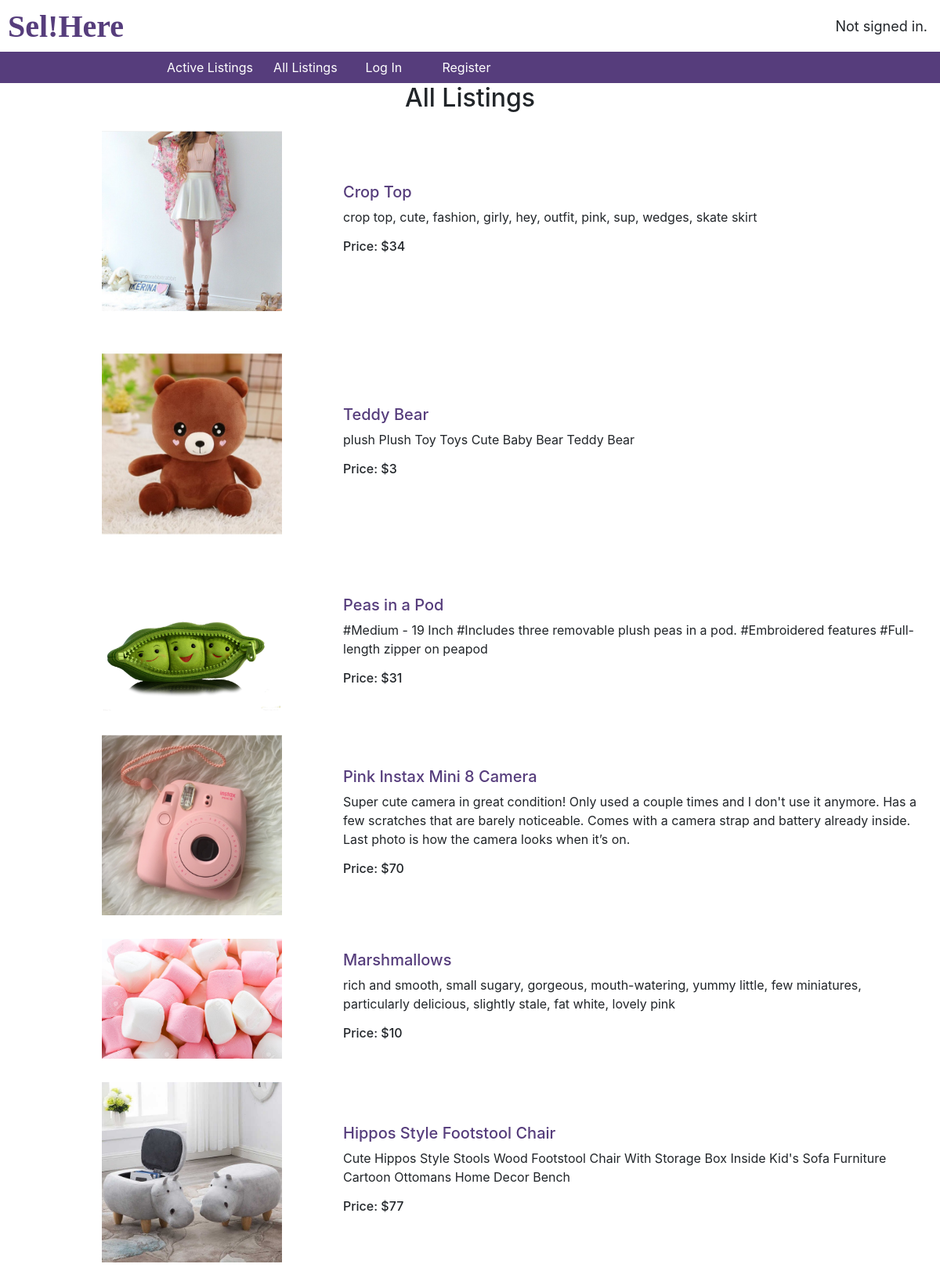
/all_listings, run on the app's committed database.
### auctions/models.py (models this page shows, shortened)
class listing(models.Model):
    owner=models.CharField(max_length=64,default="")
    title=models.CharField(max_length=50)
    desc=models.TextField()
    active=models.BooleanField(default="True")
    winner=models.CharField(max_length=64,default="", null=True,blank=True)
    initial_amt=models.IntegerField()
    image=models.ImageField(upload_to='product',null=True,blank=True)
    category=models.CharField(max_length = 20, choices =CHOICES)
    published_date = models.DateTimeField(default=timezone.now)

### auctions/views.py (the view)
# urls.py: path("all_listings",views.all_listings,name="all_listings"),
def all_listings(request):
    product=listing.objects.all().order_by('-published_date')
    return  render(request,'auctions/all_listings.html',{'product':product})

### auctions/templates/auctions/all_listings.html
{% extends "auctions/layout.html" %}
{% block body %}
    <h2 style="text-align:center">All Listings</h2>
    <table>
        {% for all in product %}
        <tr>
            <td id="img-col">
                {% if all.image %}
                    <a href="{% url 'details' all.id %}"><img src="{{ all.image.url }}"></a>
                {% endif %}
            </td>
            <td id="right-col">
                <a href="{% url 'details' all.id %}"><h5>{{ all.title }}</h5></a>
                <p>{{ all.desc }}</p>
                <h6>Price: ${{ all.initial_amt }}</h6>
            </td>
        </tr>
        {% endfor %}
    </table>
{% endblock %}

### auctions/templates/auctions/layout.html (shortened to what this page needs)
{% load static %}
<!DOCTYPE html>
<html lang="en">
    <head>
        <link rel="stylesheet" href="https://stackpath.bootstrapcdn.com/bootstrap/4.4.1/css/bootstrap.min.css">
        <link href="{% static 'auctions/styles.css' %}" rel="stylesheet">
    </head>
    <body>
        <h1 style="font-family:tahoma; font-weight:bold;color:#563d7c">Sel!Here</h1>
        <div id="user-name">
            {% if user.is_authenticated %}
                Signed in as <strong>{{ user.username }}</strong>.
            {% else %}
                Not signed in.
            {% endif %}
        </div>
        <ul class="nav">
            <li class="nav-item" >
                <a class="nav-link" href="{% url 'index' %}" style="transform: translate(140%, 0%);" >Active Listings</a>
            </li>
            <li class="nav-item">
                <a class="nav-link" href="{% url 'all_listings' %}" style="transform: translate(170%, 0%);">All Listings</a>
            </li>
            {% if user.is_authenticated %}
                <li class="nav-item">
                    <a class="nav-link" href="{% url 'create_listings' %}" style="transform: translate(130%, 0%);">Create Listings</a>
                </li>
                <li class="nav-item">
                    <a class="nav-link" href="{% url 'watchlist' %}" style="transform: translate(180%, 0%);">Watchlist</a>
                </li>
                <li class="nav-item">
                    <a class="nav-link" href="{% url 'categories' %}" style="transform: translate(160%, 0%);">Categories</a>
                </li>
                <li class="nav-item">
                    <a class="nav-link" href="{% url 'logout' %}" style="transform: translate(190%, 0%);">Log Out</a>
                </li>
            {% else %}
                <li class="nav-item">
                    <a class="nav-link" href="{% url 'login' %}" style="transform: translate(250%, 1%);">Log In</a>
                </li>
                <li class="nav-item">
                    <a class="nav-link" href="{% url 'register' %}" style="transform: translate(230%, 1%);">Register</a>
                </li>
            {% endif %}
        </ul>
        {% block body %}
        {% endblock %}
    </body>
</html>

### static/auctions/styles.css (style rules this page uses)
body { padding: 10px; }
img { max-width:60%; height:auto; margin-left:15%; }
#img-col { float: center; padding: 15px; text-align: center; }
#right-col { width: 65%; float: center; padding: 15px; }
a { color:#563d7c; }
.nav { background-color: #563d7c; margin-left: -1%; margin-right: -1%; position: relative; }
.nav-link { color:white; }
#user-name { position: absolute; top: 20px; right: 16px; font-size: 18px; }

### data on the page
listing: image (picture), title "Crop Top", desc "crop top, cute, fashion, girly, hey, outfit, pink, sup, wedges, skate skirt", initial_amt "34"
listing: image (picture), title "Teddy Bear", desc "plush Plush Toy Toys Cute Baby Bear Teddy Bear", initial_amt "3"
listing: image (picture), title "Peas in a Pod", desc "#Medium - 19 Inch #Includes three removable plush peas in a pod. #Embroidered features #Full-length zipper on peapod", initial_amt "31"
listing: image (picture), title "Pink Instax Mini 8 Camera", desc "Super cute camera in great condition! Only used a couple times and I don't use it anymore. Has a few scratches that are barely noticeable. Comes with a camera strap and battery already inside. Last photo is how the camera looks when it’s on.", initial_amt "70"
listing: image (picture), title "Marshmallows", desc "rich and smooth, small sugary, gorgeous, mouth-watering, yummy little, few miniatures, particularly delicious, slightly stale, fat white, lovely pink", initial_amt "10"
listing: image (picture), title "Hippos Style Footstool Chair", desc "Cute Hippos Style Stools Wood Footstool Chair With Storage Box Inside Kid's Sofa Furniture Cartoon Ottomans Home Decor Bench", initial_amt "77"
